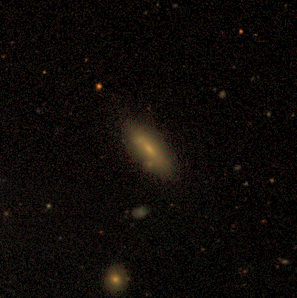
#> input picture sim_m31_realism_01.png, 297 x 298 px
$ python sift.py   (older library calls are emulated)
#> lines starting #> are read from the running program, lines starting #| are printed output that depends on the picture
import cv2
import matplotlib.pyplot as plt

#reading image
img1 = cv2.imread('sim_m31_realism_01.png')
#> img1 is the input picture: shape (298, 297, 3); mean B, G, R 7.1, 9.9, 13.9
gray1 = cv2.cvtColor(img1, cv2.COLOR_BGR2GRAY)
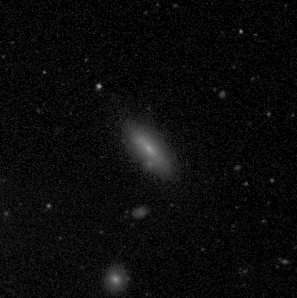
#> gray1: shape (298, 297); min 0, max 160, mean 10.8

#keypoints
sift = cv2.SIFT()

$ run again, with sim_m31_realism_02.png copied over sim_m31_realism_01.png
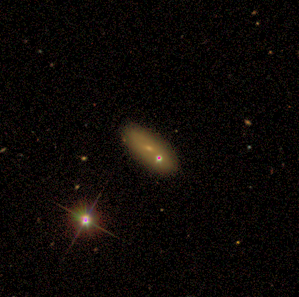
#> input picture sim_m31_realism_02.png, 299 x 297 px
#> img1 is the input picture: shape (297, 299, 3); mean B, G, R 5.8, 8.5, 12.5
#> `gray1 = cv2.cvtColor(img1, cv2.COLOR_BGR2GRAY)`:
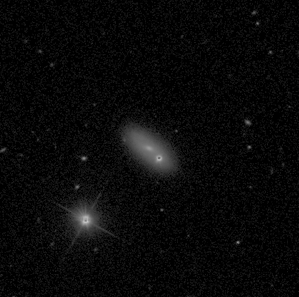
#> gray1: shape (297, 299); min 0, max 198, mean 9.4

$ run again, with sim_m33_realism_04.png copied over sim_m31_realism_01.png
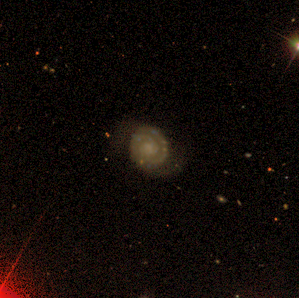
#> input picture sim_m33_realism_04.png, 299 x 298 px
#> img1 is the input picture: shape (298, 299, 3); mean B, G, R 7.2, 10.4, 17.1
#> `gray1 = cv2.cvtColor(img1, cv2.COLOR_BGR2GRAY)`:
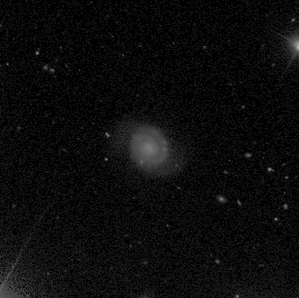
#> gray1: shape (298, 299); min 0, max 189, mean 12
